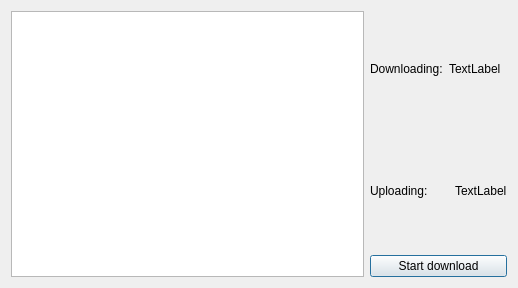
<?xml version="1.0" encoding="UTF-8"?>
<ui version="4.0">
 <class>SupportDocDownloader</class>
 <widget class="QDialog" name="SupportDocDownloader">
  <property name="geometry">
   <rect>
    <x>0</x>
    <y>0</y>
    <width>518</width>
    <height>288</height>
   </rect>
  </property>
  <property name="windowTitle">
   <string>Dialog</string>
  </property>
  <layout class="QVBoxLayout" name="verticalLayout">
   <item>
    <layout class="QHBoxLayout" name="horizontalLayout">
     <item>
      <widget class="QTextEdit" name="edtProgress"/>
     </item>
     <item>
      <layout class="QGridLayout" name="gridLayout">
       <item row="1" column="1" colspan="2">
        <widget class="QLabel" name="lblDcount">
         <property name="text">
          <string>TextLabel</string>
         </property>
        </widget>
       </item>
       <item row="2" column="2">
        <widget class="QLabel" name="lblUcount">
         <property name="text">
          <string>TextLabel</string>
         </property>
        </widget>
       </item>
       <item row="2" column="0" colspan="2">
        <widget class="QLabel" name="label_2">
         <property name="text">
          <string>Uploading:</string>
         </property>
        </widget>
       </item>
       <item row="1" column="0">
        <widget class="QLabel" name="label">
         <property name="text">
          <string>Downloading:</string>
         </property>
        </widget>
       </item>
       <item row="3" column="0" colspan="3">
        <widget class="QPushButton" name="btnDownload">
         <property name="text">
          <string>Start download</string>
         </property>
        </widget>
       </item>
      </layout>
     </item>
    </layout>
   </item>
   <item>
    <layout class="QHBoxLayout" name="horizontalLayout_2"/>
   </item>
  </layout>
 </widget>
 <resources/>
 <connections/>
</ui>
